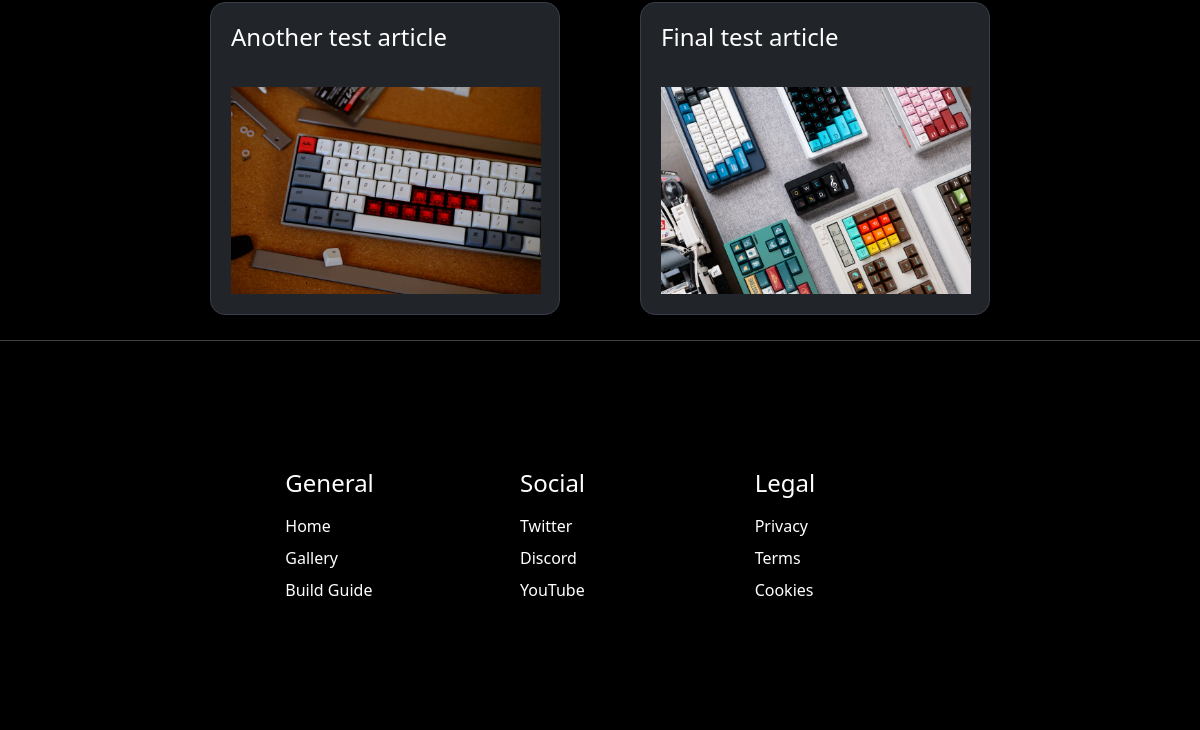
Before: / (lower part) with the older database file.
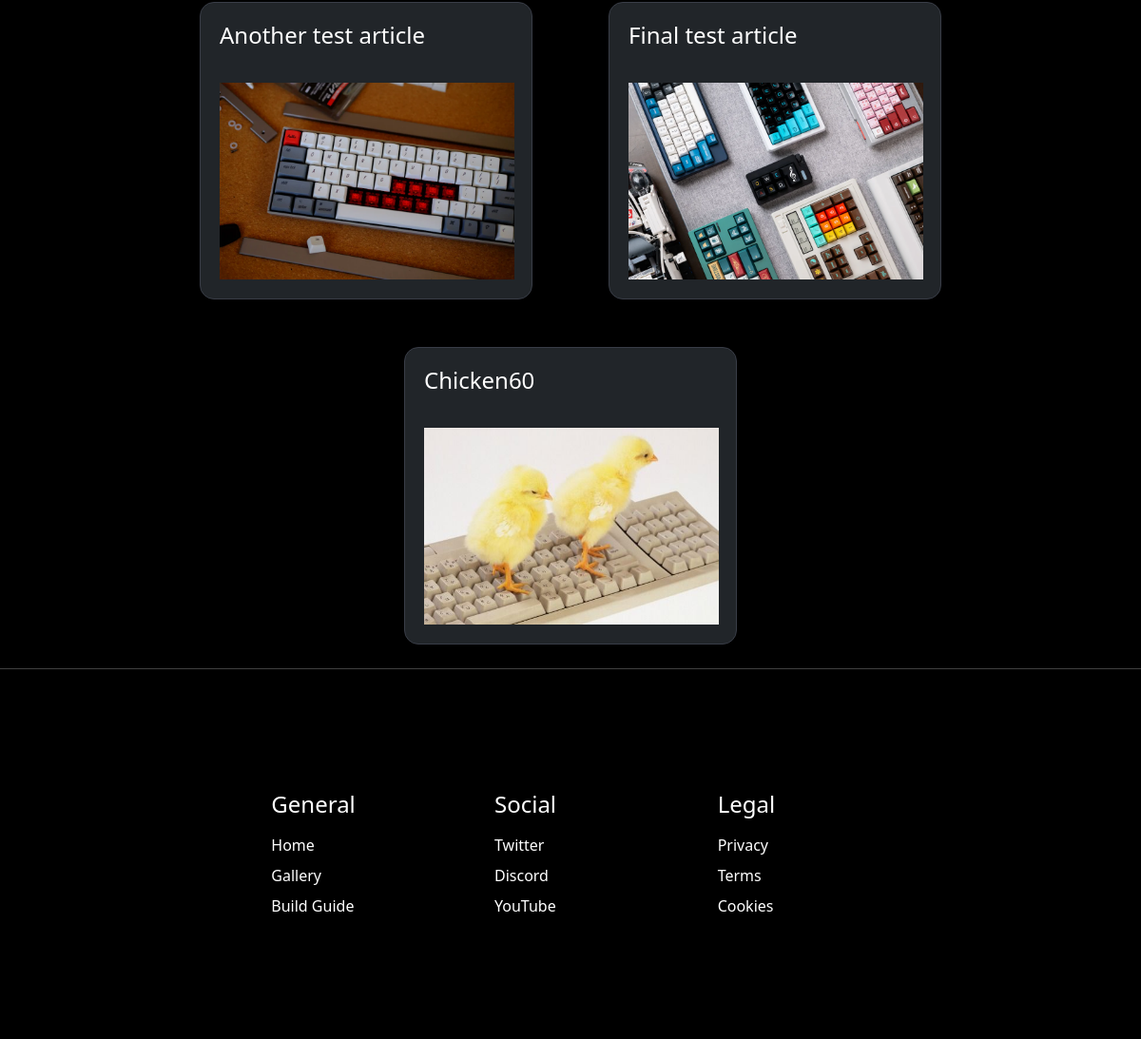
After: the same page with the newer database file.
### tables this page shows
CREATE TABLE ARTICLES (title VARCHAR(255) NOT NULL, author VARCHAR(255) NOT NULL, published VARCHAR(255) NOT NULL, article TEXT NOT NULL, imgname VARCHAR(255) NOT NULL);

### app.py (the view)
@app.route('/')
def home():
    written = request.args.get('written', default=0, type=int)
    conn = sqlite3.connect('articles.db')
    cur = conn.cursor()
    cur.execute("SELECT * FROM ARTICLES")
    articles = cur.fetchall()
    conn.close()
    if written:
        return render_template('blog.html', articles=articles, written=1)
    else:
        return render_template('blog.html', articles=articles, written=0)

### templates/blog.html (shortened to what this page needs)
{% extends "base.html" %}
{% block content %}
<div class="articles">
    {% for arti in articles %}
        <button data-aos="fade-up" data-aos-delay="50" class="article bg-dark" data-bs-toggle="modal" data-bs-target={{ '#' + arti[4] | replace('.', '') | replace('_', '')}}>
            <p class="h4 text-white">{{ arti[0] }}</p>
            <img src="{{ url_for('static', filename='blogs' + '/' + arti[4]) }}" width="310px" height="207px" style="object-fit: cover;">
        </button>
    {% endfor %}
</div>
{% endblock %}

### templates/base.html (shortened to what this page needs)
<!DOCTYPE html>
<html>
<head>
    <link rel="stylesheet" href="{{ url_for('static', filename='node_modules/bootstrap/dist/css/bootstrap.min.css')}}">
    <link rel="stylesheet" href="{{ url_for('static', filename='node_modules/aos/dist/aos.css')}}"/>
    <link rel="stylesheet" href="{{ url_for('static', filename='style.css') }}">
</head>
<body {% block pan %}{% endblock %}>
    {% block content %}{% endblock %}
    <footer id="footer">
        <div id="footer-content">
            <div class="footer-section">
                <h3 class="footer-section-title">General</h3>
                <div class="footer-section-links">
                    <a href="{{ url_for('home') }}">Home</a>
                    <a href="{{ url_for('gallery') }}">Gallery</a>
                    <a href="{{ url_for('guide') }}">Build Guide</a>
                </div>
            </div>
            <div class="footer-section">
                <h3 class="footer-section-title">Social</h3>
                <div class="footer-section-links">
                    <a href="https://www.youtube.com/channel/UCdJ-WyCkyL7iGOEmnKgqkwQ" target="_blank">Twitter</a>
                    <a href="https://www.youtube.com/channel/UCdJ-WyCkyL7iGOEmnKgqkwQ" target="_blank">Discord</a>
                    <a href="https://www.youtube.com/channel/UCdJ-WyCkyL7iGOEmnKgqkwQ" target="_blank">YouTube</a>
                </div>
            </div>
            <div class="footer-section">
                <h3 class="footer-section-title">Legal</h3>
                <div class="footer-section-links">
                    <a href="{{ url_for('legal') }}">Privacy</a>
                    <a href="{{ url_for('legal') }}">Terms</a>
                    <a href="{{ url_for('legal') }}">Cookies</a>
                </div>
            </div>
        </div>
    </footer>
</body>
</html>

### static/style.css (style rules this page uses)
body { background-color: black; margin: 0rem; overflow-x: hidden; }
.articles { display: flex; flex-wrap: wrap; justify-content: center; }
.article { min-width: 350px; max-width: 350px; margin-left: 40px; margin-right: 40px; margin-top: 25px; margin-bottom: 25px; padding: 20px; border-radius: 15px; border: 1px solid #393D47; text-align: left; }
.article p { display: -webkit-box; -webkit-line-clamp: 3; -webkit-box-orient: vertical; overflow: hidden; max-width: 2000px; text-overflow: ellipsis; height:56px; }
#footer h3, a { font-weight: 400; margin: 0px; }
#footer { border-top: 1px solid rgba(255, 255, 255, 0.25); bottom: 0px; width: 100%; }
#footer-content { padding: 8rem 16rem; display: flex; justify-content: space-around; gap: 1rem; }
.footer-section { display: flex; flex-direction: column; gap: 1rem; }
.footer-section-title { color: white; font-size: 1.5rem; }
.footer-section-links { display: flex; flex-direction: column; gap: 0.5rem; width: 160px; }
.footer-section-links > a { color: white; text-decoration: none; }

Changed rows visible on the page:
added ARTICLES: title "Chicken60", imgname (picture)
